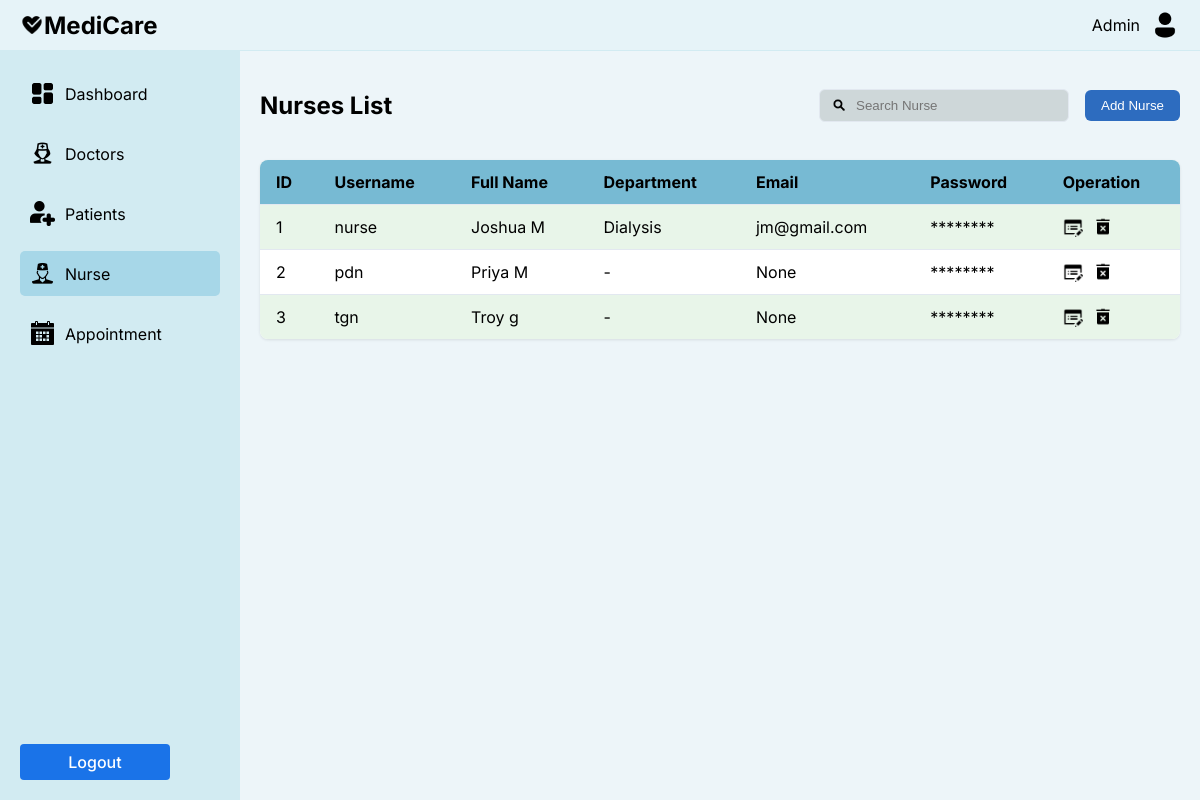
The page /accounts/ad_nurse/ on the database as committed earlier.
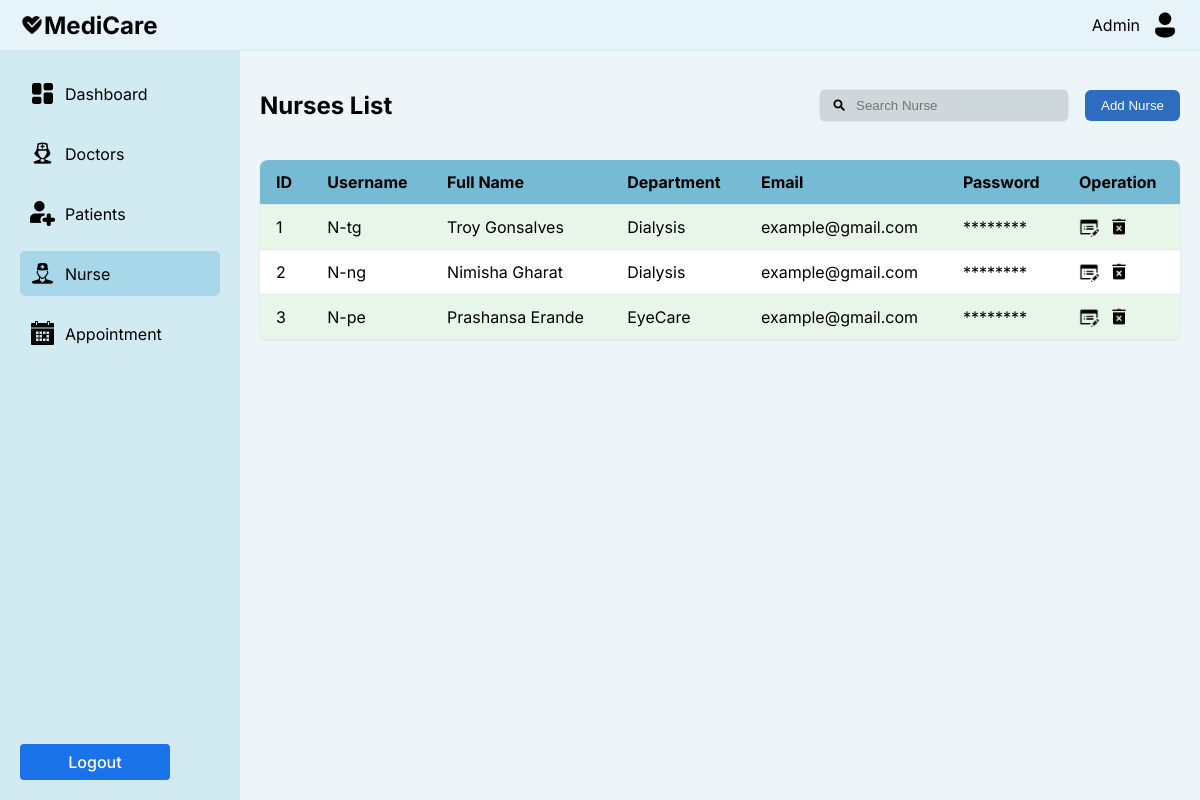
The same page on the database as committed later.
### accounts/models.py (models this page shows, shortened)
class NurseReg(models.Model):
    user = models.OneToOneField(User, on_delete=models.CASCADE)
    full_name = models.CharField(max_length=100)
    mobile_number = models.CharField(max_length=15)
    email = models.EmailField(null=True, blank=True)  # Allow null and blank
    gender = models.CharField(max_length=10,  null=True, blank=True)
    age = models.IntegerField()
    department = models.CharField(max_length=100)
    qualification = models.CharField(max_length=100)
    blood_group = models.CharField(max_length=5, null=True, blank=True)

class User(AbstractUser):
    PATIENT = 'patient'
    DOCTOR = 'doctor'
    NURSE = 'nurse'
    ADMIN = 'admin'
    ROLE_CHOICES = [
        (PATIENT, 'Patient'),
        (DOCTOR, 'Doctor'),
        (NURSE, 'Nurse'),
        (ADMIN, 'Admin'),
    ]
    role = models.CharField(max_length=10, choices=ROLE_CHOICES, default=PATIENT)

### accounts/views.py (the view)
# urls.py: path('ad_nurse/', views.ad_nurse, name='ad_nurse'),
def ad_nurse(request):
    nurses = NurseReg.objects.all()
    context = {
        'nurses': nurses,
    }
    return render(request, 'accounts/ad_nurse.html', context)

### accounts/context_processors.py (called while the page is built)
def media_url(request):
    return {
        'MEDIA_URL': settings.MEDIA_URL,
    }

### templates/accounts/ad_nurse.html (shortened to what the changed rows need)
<!DOCTYPE html>
<html lang="en">
<head>
</head>
<body>
    <div class="container">
        <div class="content">
            <div class="main-content">
                <div class="section-header">
                    <h2>Nurses List</h2>
                </div>
                <div class="table-container">
                    <table>
                        <thead>
                            <tr>
                                <th>ID</th>
                                <th>Username</th>
                                <th>Full Name</th>
                                <th>Department</th>
                                <th>Email</th>
                                <th>Password</th>
                                <th>Operation</th>
                            </tr>
                        </thead>
                        <tbody>
                            {% for nurse in nurses %}
                            <tr>
                                <td>{{ forloop.counter }}</td>
                                <td>{{ nurse.user.username }}</td>
                                <td>{{ nurse.full_name }}</td>
                                <td>{{ nurse.department |default:"-" }}</td>
                                <td>{{ nurse.email |default:"-"}}</td>
                                <td>********</td>
                                <td class="operation-icons">
                                    <img src="{{ MEDIA_URL }}Edit Property.png" alt="Edit" width="20" height="20"
                                         onclick="openEditNurseModal(
                                             '{{ nurse.id }}',
                                             '{{ nurse.full_name }}',
                                             '{{ nurse.mobile_number }}',
                                             '{{ nurse.email }}',
                                             '{{ nurse.gender }}',
                                             '{{ nurse.age }}',
                                             '{{ nurse.department }}',
                                             '{{ nurse.qualification }}',
                                             '{{ nurse.blood_group }}'
                                         )">
                                         <img src="{{ MEDIA_URL }}Remove.png" alt="Delete" width="20" height="20"
                                         onclick="deleteNurse('{{ nurse.id }}')">
                                </td>
                            </tr>
                            {% empty %}
                            <tr>
                                <td colspan="7">No nurses found.</td>
                            </tr>
                            {% endfor %}
                        </tbody>
                    </table>
                </div>
            </div>
        </div>
    </div>
</body>
</html>

Rows that differ between the two databases and show on the page:
removed NurseReg: user.username "nurse", full_name "Joshua M", department "Dialysis", email "jm@gmail.com"
removed NurseReg: user.username "pdn", full_name "Priya M", department "-", email "None"
removed NurseReg: user.username "tgn", full_name "Troy g", department "-", email "None"
added NurseReg: user.username "N-tg", full_name "Troy Gonsalves", department "Dialysis", email "example@gmail.com"
added NurseReg: user.username "N-ng", full_name "Nimisha Gharat", department "Dialysis", email "example@gmail.com"
added NurseReg: user.username "N-pe", full_name "Prashansa Erande", department "EyeCare", email "example@gmail.com"
